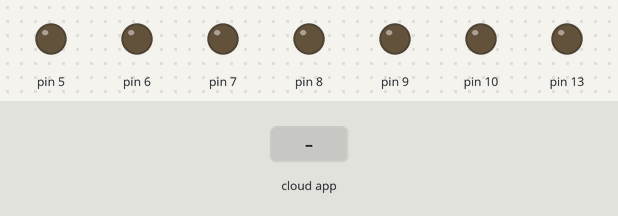
The sketch below on a simulated Arduino Uno, built with avr-gcc and run on an emulated ATmega328P. On the bench: output pins drawn as LEDs (lit = HIGH). Inputs (shaded band) come from the test bench. The ROS host is connected and sends only what is stated.

Above: at 1.2 s.
1.3 s: the phone or cloud app sets linear.x to -100
At 2.2 s:
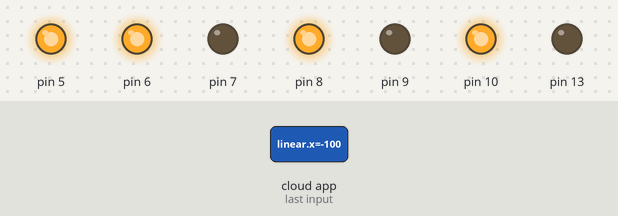
2.8 s: the phone or cloud app sets angular.z to -100
At 4.0 s:
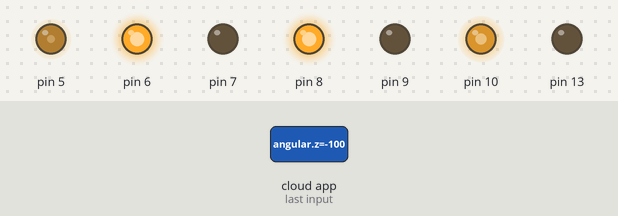
4.3 s: the phone or cloud app sets linear.x to 0
At 5.5 s:
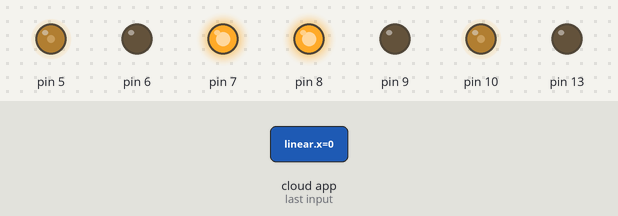
5.8 s: the phone or cloud app sets angular.z to 0
At 6.5 s:
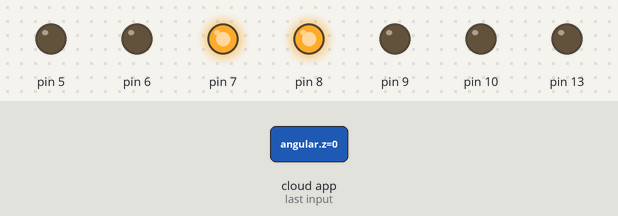
7.3 s: the phone or cloud app sets linear.x to 100
At 7.7 s:
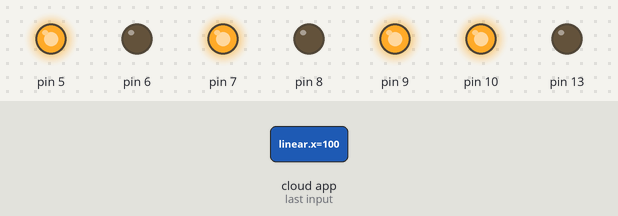
8.8 s: the phone or cloud app sets angular.z to 100
At 10.2 s:
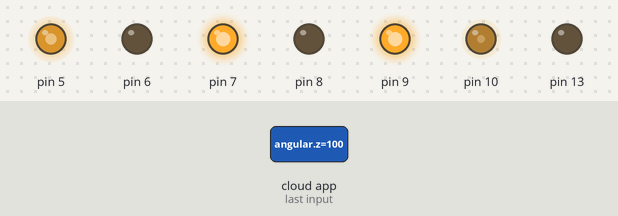
Timing chart, 0 to 11.3 s (numbered marks = the images above; inputs shaded):
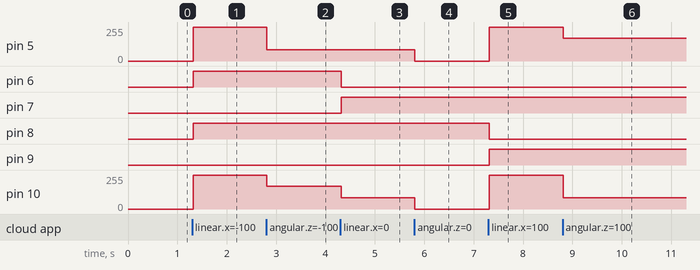

Measured:
- after the input at 1.3 s, pin 5, pin 10: 0/255 → 255/255 at once; pin 6, pin 8: LOW → HIGH at once
- after the input at 2.8 s, pin 5: 255/255 → 85/255 at once; pin 10: 255/255 → 170/255 at once
- after the input at 4.3 s, pin 6: HIGH → LOW at once; pin 7: LOW → HIGH at once; pin 10: 170/255 → 85/255 at once
- after the input at 5.8 s, pin 5, pin 10: 85/255 → 0/255 at once
- after the input at 7.3 s, pin 5, pin 10: 0/255 → 255/255 at once; pin 8: HIGH → LOW at once; pin 9: LOW → HIGH at once
- after the input at 8.8 s, pin 5: 255/255 → 170/255 at once; pin 10: 255/255 → 85/255 at once

The sketch:

mtr_driver.ino
```cpp
#include <ros.h>
#include <std_msgs/Float64.h>
#include <geometry_msgs/Twist.h>
#include "motors.h"

ros::NodeHandle  nh;
MotorControl mtr(10, 5, 9, 8, 7, 6);   //Motor

bool msgRecieved = false;
float velX = 0, turnBias = 0;
char stat_log[200];


void velCB( const geometry_msgs::Twist& twist_msg) {
  velX = twist_msg.linear.x;
  turnBias = twist_msg.angular.z;
  msgRecieved = true;
}

//Subscriber
ros::Subscriber<geometry_msgs::Twist> sub("cmd_vel", velCB );

//Publisher
std_msgs::Float64 velX_tmp;
std_msgs::Float64 turnBias_tmp;
ros::Publisher xv("vel_x", &velX_tmp);
ros::Publisher xt("turn_bias", &turnBias_tmp);

void setup() {
  pinMode(13, OUTPUT);
  //Init motors, specify the respective motor pins
  mtr.initMotors();
  //Init node
  nh.initNode();
  nh.subscribe(sub);
  nh.advertise(xv);
  nh.advertise(xt);
}

void loop() {
  if (msgRecieved) {
    velX *= mtr.maxSpd;
    if (velX == 0) {
      mtr.moveBot(0, turnBias);
    } else {
      mtr.moveBot(velX, turnBias);
    }
    msgRecieved = false;
  }
  velX_tmp.data = velX;
  turnBias_tmp.data = turnBias/mtr.turnFactor;
  xv.publish( &velX_tmp );
  xt.publish( &turnBias_tmp );
  nh.spinOnce();
  delay(10);
}
```

motors.cpp
```cpp
#include "Arduino.h"
#include "motors.h"

MotorControl::MotorControl(int enA, int enB, int in1, int in2, int in3, int in4) {
  this->enA = enA;
  this->enB = enB;
  this->in1 = in1;
  this->in2 = in2;
  this->in3 = in3;
  this->in4 = in4;
}

void MotorControl::initMotors() {
  // Declare motor control pins to be in output
  pinMode(enA, OUTPUT);
  pinMode(enB, OUTPUT);
  pinMode(in1, OUTPUT);
  pinMode(in2, OUTPUT);
  pinMode(in3, OUTPUT);
  pinMode(in4, OUTPUT);
}

/*  Move function
    Dir (Boolean) { true: Forward,
          false: Backward }
    Spd (Int) { 0 <-> maxSpd }
    bias (Int) { Move more to left or right: -ve is left, +ve is right [Range: -turnFactor <-> turnFactor ] }
*/

void MotorControl::moveBot(float spd, float bias) {
  float sL = spd;
  float sR = spd;
  float b = bias;
  bool dir = (spd > 0) ? 1 : 0;

  if (spd == 0) {
    dir = (bias > 0) ? 1 : 0;
    rotateBot(dir, bias / turnFactor);
  } else {
    sL = constrain(sL, -moveFactor * maxSpd, moveFactor * maxSpd);
    sR = constrain(sR, -moveFactor * maxSpd, moveFactor * maxSpd);
    if (sL < 0) {
      sL *= -1;
    }
    if (sR < 0) {
      sR *= -1;
    }
    // Motor A
    digitalWrite(in1, dir);
    digitalWrite(in2, !dir);  //The '!' symbol inverts the boolean value. So for example, if dir is true, !dir is false.
    // Motor B
    digitalWrite(in3, dir);
    digitalWrite(in4, !dir);
    // Set motor speed for turning
    if (b != 0) {
      if (b < 0) {
        b *= -1;
        //Go left
        sL *= turnFactor - b;
        sR *= b;
      } else if (b > 0) {
        //Go right
        sL *= b;
        sR *= turnFactor - b;
      }
      sL /=  turnFactor;
      sR /=  turnFactor;
    } else {

    }
    analogWrite(enA, (int) sL);
    analogWrite(enB, (int) sR);
  }
  delay(1);
}

void MotorControl::rotateBot(bool dir, float spd) {
  int s = spd * maxSpd;
  if (s < 0) {
    s *= -1;
  }
  // Motor A
  digitalWrite(in1, dir);
  digitalWrite(in2, !dir);  //The '!' symbol inverts the boolean value. So for example, if dir is true, !dir is false.
  // Motor B
  digitalWrite(in3, !dir);
  digitalWrite(in4, dir);
  // Set motor speed to spd
  analogWrite(enA, s);
  analogWrite(enB, s);
  delay(1);
}

//Turn off both motors
void MotorControl::stopMotors() {
  digitalWrite(in1, LOW);
  digitalWrite(in2, LOW);
  digitalWrite(in3, LOW);
  digitalWrite(in4, LOW);
}
```

motors.h
```cpp
class MotorControl {
  public:
    //Var
    int maxSpd = 255;
    float moveFactor = 1.0;
    float turnFactor = 3.0;

    MotorControl(int enA, int enB, int in1, int in2, int in3, int in4);
    void initMotors();
    void rotateBot(bool dir, float spd);
    void moveBot(float spd, float bias);
    void stopMotors();
  private:
    //The pins
    int enA;
    int enB;
    int in1;
    int in2;
    int in3;
    int in4;


};
```
